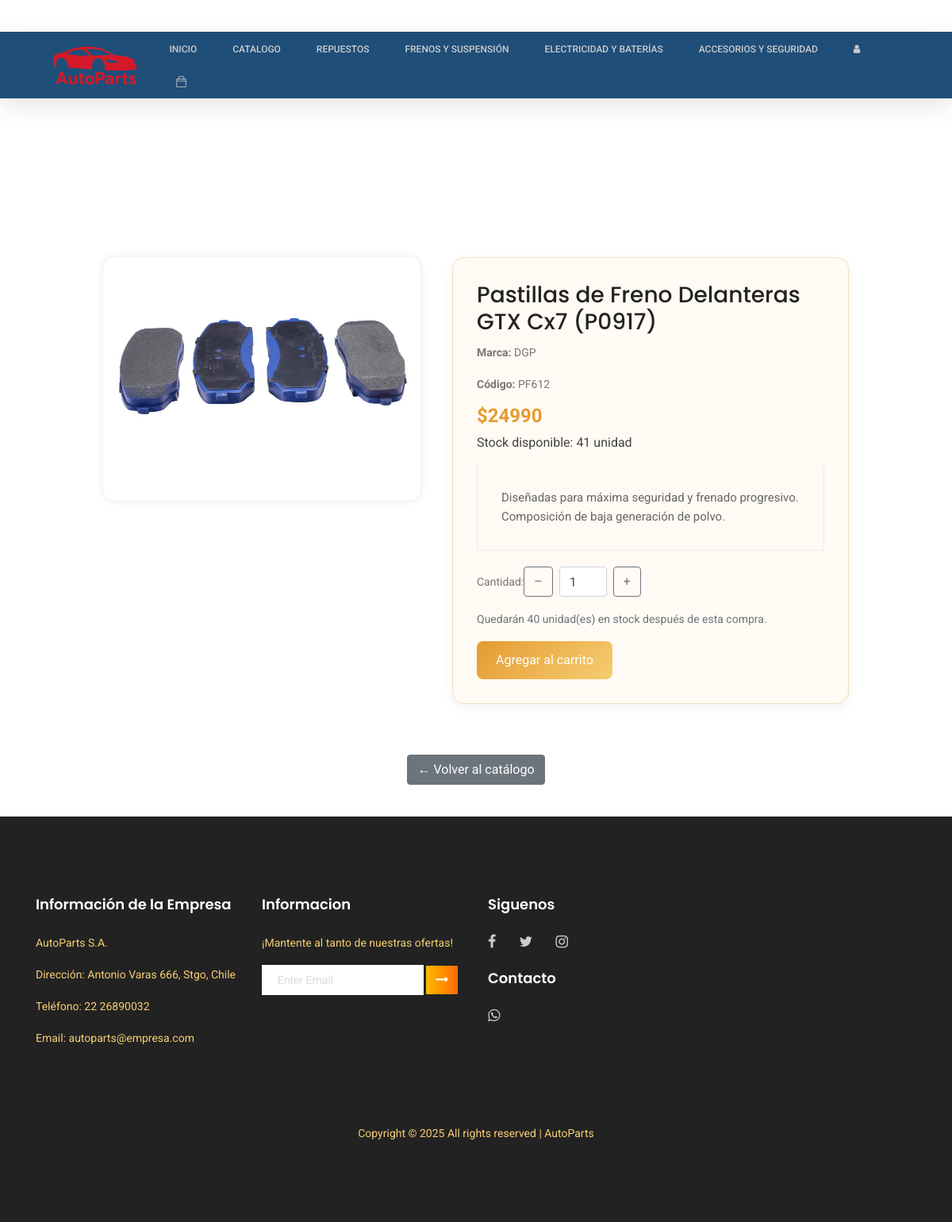
The page /producto/1/ on the database its author committed.
### tienda/models.py (models this page shows, shortened)
class Producto(models.Model):
    codigo_producto = models.CharField(max_length=100, unique=True, default="Sin código")
    marca = models.CharField(max_length=100)
    nombre = models.CharField(max_length=100)
    descripcion = models.TextField()
    precio_unitario = models.IntegerField(default=0)
    precio_mayorista = models.IntegerField(default=0)
    impuesto = models.IntegerField(default=0)
    stock_disponible = models.IntegerField(default=0)
    unidad_medida = models.CharField(max_length=50, default="unidad")
    activo = models.BooleanField(default=True)
    fecha_creacion = models.DateTimeField(auto_now_add=True)
    fecha_actualizacion = models.DateTimeField(auto_now=True)
    autor = models.ForeignKey(CustomUser, on_delete=models.CASCADE)
    imagen = models.ImageField(upload_to='productos/', null=True, blank=True)
    categoria = models.ForeignKey(Categoria, on_delete=models.CASCADE, null=True, blank=True)
    destacado = models.BooleanField(default=False)

### tienda/views.py (the view)
# urls.py: path('producto/<int:producto_id>/', views.detalle_producto, name='detalle_producto'),
def detalle_producto(request, producto_id):
    producto = get_object_or_404(Producto, id=producto_id)
    if request.user.is_authenticated and request.user.is_b2b:
        precio = producto.precio_mayorista
        modo_b2b = True
    else:
        precio = producto.precio_unitario
        modo_b2b = False
    return render(request, 'tienda/detalle_producto.html', {
        'producto': producto,
        'precio': precio,
        'modo_b2b': modo_b2b,
    })

### tienda/templates/tienda/detalle_producto.html (shortened to what this page needs)
{% extends 'tienda/base.html' %}
{% load static %}
{% block content %}
<div class="container product-detail-container">
    {% if producto.imagen %}
    <img src="{{ producto.imagen.url }}" alt="{{ producto.nombre }}" class="product-image">
{% else %}
    <img src="{% static 'img/default-product.jpg' %}" alt="{{ producto.nombre }}" class="product-image">
{% endif %}
    <div class="product-info">
        <h2>{{ producto.nombre }}</h2>
        <p><strong>Marca:</strong> {{ producto.marca }}</p>
        <p><strong>Código:</strong> {{ producto.codigo_producto }}</p>
        <p class="price">${{ precio|floatformat:0 }}</p>
        <p class="stock">
            {% if producto.stock_disponible > 0 %}
                <span>Stock disponible: {{ producto.stock_disponible }} {{ producto.unidad_medida }}</span>
            {% else %}
                <span style="color:red;">Sin stock disponible</span>
            {% endif %}
        </p>
        <p class="description">
            {{ producto.descripcion|default:"No hay descripción disponible para este producto." }}
        </p>
        {% if producto.stock_disponible > 0 %}
        <form method="POST" action="{% url 'agregar_producto' producto.id %}">
            <div class="d-flex align-items-center mb-3">
                <label for="cantidad" class="me-2 fw-bold">Cantidad:</label>
                <button type="button" onclick="cambiarCantidad(-1)" class="btn btn-outline-secondary">–</button>
                <input type="number" id="cantidad" name="cantidad" value="1" min="1" max="{{ producto.stock_disponible }}"
                    class="form-control mx-2" style="width: 60px;"
                    oninput="if (this.value > {{ producto.stock_disponible }}) this.value = {{ producto.stock_disponible }}">
                <button type="button" onclick="cambiarCantidad(1)" class="btn btn-outline-secondary">+</button>
            </div>
            <p id="stock-restante" class="text-muted mt-1"></p>
            <button type="submit" class="btn-cart">Agregar al carrito</button>
        </form>
        {% endif %}
    </div>
    <div class="mt-4 text-center">
    <a href="{% url 'catalogo' %}" class="btn btn-secondary">
        ← Volver al catálogo
    </a>
    </div>
</div>
{% endblock %}

### tienda/templates/tienda/base.html (style rules this page uses)
body { padding-top: 120px; }

### tienda/templates/tienda/detalle_producto.html (style rules this page uses)
.product-detail-container { padding: 180px 0 40px; display: flex; justify-content: center; align-items: flex-start; flex-wrap: wrap; gap: 40px; }
.product-image { max-width: 400px; width: 100%; border-radius: 15px; box-shadow: 0 0 10px rgba(0,0,0,0.1); }
.product-info { max-width: 500px; background: #fffaf3; border: 1px solid #f0dfc5; border-radius: 15px; padding: 30px; box-shadow: 0 5px 15px rgba(0,0,0,0.05); }
.product-info h2 { font-size: 28px; margin-bottom: 10px; }
.product-info .price { font-size: 24px; color: #e49b31; font-weight: bold; margin: 10px 0; }
.product-info .stock { font-size: 16px; margin-bottom: 15px; color: #444; }
.product-info .description { font-size: 15px; margin-bottom: 20px; color: #666; }
.btn-cart { background: linear-gradient(135deg, #e49b31, #f6cd72); color: white; border: none; padding: 12px 24px; font-size: 16px; border-radius: 8px; cursor: pointer; transition: background 0.3s; }

### rows shown on the page
Producto: imagen (picture), nombre "Pastillas de Freno Delanteras GTX Cx7 (P0917)", marca "DGP", codigo_producto "PF612", stock_disponible "41", unidad_medida "unidad", descripcion "Diseñadas para máxima seguridad y frenado progresivo. Composición de baja generación de polvo."

### other values the page prints
{{ precio|floatformat:0 }} "24990"
